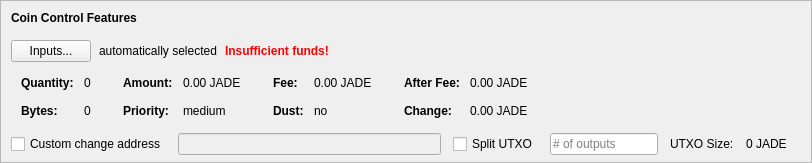
    <widget class="QFrame" name="frameCoinControl">
     <property name="sizePolicy">
      <sizepolicy hsizetype="Expanding" vsizetype="Expanding">
       <horstretch>0</horstretch>
       <verstretch>0</verstretch>
      </sizepolicy>
     </property>
     <property name="maximumSize">
      <size>
       <width>16777215</width>
       <height>16777215</height>
      </size>
     </property>
     <property name="frameShape">
      <enum>QFrame::StyledPanel</enum>
     </property>
     <property name="frameShadow">
      <enum>QFrame::Sunken</enum>
     </property>
     <layout class="QVBoxLayout" name="verticalLayoutCoinControl2">
      <property name="spacing">
       <number>0</number>
      </property>
      <property name="leftMargin">
       <number>0</number>
      </property>
      <property name="topMargin">
       <number>0</number>
      </property>
      <property name="rightMargin">
       <number>0</number>
      </property>
      <property name="bottomMargin">
       <number>6</number>
      </property>
      <item>
       <layout class="QVBoxLayout" name="verticalLayoutCoinControl" stretch="0,0,0,0,1">
        <property name="spacing">
         <number>0</number>
        </property>
        <property name="leftMargin">
         <number>10</number>
        </property>
        <property name="topMargin">
         <number>10</number>
        </property>
        <item>
         <layout class="QHBoxLayout" name="horizontalLayoutCoinControl1">
          <property name="bottomMargin">
           <number>15</number>
          </property>
          <item>
           <widget class="QLabel" name="labelCoinControlFeatures">
            <property name="sizePolicy">
             <sizepolicy hsizetype="Preferred" vsizetype="Maximum">
              <horstretch>0</horstretch>
              <verstretch>0</verstretch>
             </sizepolicy>
            </property>
            <property name="font">
             <font>
              <weight>75</weight>
              <bold>true</bold>
             </font>
            </property>
            <property name="styleSheet">
             <string notr="true">font-weight:bold;</string>
            </property>
            <property name="text">
             <string>Coin Control Features</string>
            </property>
           </widget>
          </item>
         </layout>
        </item>
        <item>
         <layout class="QHBoxLayout" name="horizontalLayoutCoinControl2" stretch="0,0,0,0">
          <property name="spacing">
           <number>8</number>
          </property>
          <property name="bottomMargin">
           <number>10</number>
          </property>
          <item>
           <widget class="QPushButton" name="pushButtonCoinControl">
            <property name="styleSheet">
             <string notr="true"/>
            </property>
            <property name="text">
             <string>Inputs...</string>
            </property>
            <property name="autoDefault">
             <bool>false</bool>
            </property>
           </widget>
          </item>
          <item>
           <widget class="QLabel" name="labelCoinControlAutomaticallySelected">
            <property name="text">
             <string>automatically selected</string>
            </property>
            <property name="margin">
             <number>5</number>
            </property>
           </widget>
          </item>
          <item>
           <widget class="QLabel" name="labelCoinControlInsuffFunds">
            <property name="font">
             <font>
              <weight>75</weight>
              <bold>true</bold>
             </font>
            </property>
            <property name="styleSheet">
             <string notr="true">color:red;font-weight:bold;</string>
            </property>
            <property name="text">
             <string>Insufficient funds!</string>
            </property>
            <property name="margin">
             <number>5</number>
            </property>
           </widget>
          </item>
          <item>
           <spacer name="horizontalSpacerCoinControl">
            <property name="orientation">
             <enum>Qt::Horizontal</enum>
            </property>
            <property name="sizeHint" stdset="0">
             <size>
              <width>40</width>
              <height>1</height>
             </size>
            </property>
           </spacer>
          </item>
         </layout>
        </item>
        <item>
         <widget class="QWidget" name="widgetCoinControl" native="true">
          <property name="sizePolicy">
           <sizepolicy hsizetype="Preferred" vsizetype="Preferred">
            <horstretch>0</horstretch>
            <verstretch>0</verstretch>
           </sizepolicy>
          </property>
          <property name="minimumSize">
           <size>
            <width>0</width>
            <height>0</height>
           </size>
          </property>
          <property name="styleSheet">
           <string notr="true"/>
          </property>
          <layout class="QHBoxLayout" name="horizontalLayoutCoinControl5">
           <property name="leftMargin">
            <number>0</number>
           </property>
           <property name="topMargin">
            <number>0</number>
           </property>
           <property name="rightMargin">
            <number>0</number>
           </property>
           <property name="bottomMargin">
            <number>0</number>
           </property>
           <item>
            <layout class="QHBoxLayout" name="horizontalLayoutCoinControl3" stretch="0,0,0,1">
             <property name="spacing">
              <number>20</number>
             </property>
             <property name="topMargin">
              <number>0</number>
             </property>
             <property name="bottomMargin">
              <number>10</number>
             </property>
             <item>
              <layout class="QFormLayout" name="formLayoutCoinControl1">
               <property name="horizontalSpacing">
                <number>10</number>
               </property>
               <property name="verticalSpacing">
                <number>14</number>
               </property>
               <property name="leftMargin">
                <number>10</number>
               </property>
               <property name="topMargin">
                <number>4</number>
               </property>
               <property name="rightMargin">
                <number>6</number>
               </property>
               <item row="0" column="0">
                <widget class="QLabel" name="labelCoinControlQuantityText">
                 <property name="font">
                  <font>
                   <weight>75</weight>
                   <bold>true</bold>
                  </font>
                 </property>
                 <property name="text">
                  <string>Quantity:</string>
                 </property>
                 <property name="margin">
                  <number>0</number>
                 </property>
                </widget>
               </item>
               <item row="0" column="1">
                <widget class="QLabel" name="labelCoinControlQuantity">
                 <property name="cursor">
                  <cursorShape>IBeamCursor</cursorShape>
                 </property>
                 <property name="contextMenuPolicy">
                  <enum>Qt::ActionsContextMenu</enum>
                 </property>
                 <property name="text">
                  <string notr="true">0</string>
                 </property>
                 <property name="margin">
                  <number>0</number>
                 </property>
                 <property name="textInteractionFlags">
                  <set>Qt::LinksAccessibleByMouse|Qt::TextSelectableByKeyboard|Qt::TextSelectableByMouse</set>
                 </property>
                </widget>
               </item>
               <item row="1" column="0">
                <widget class="QLabel" name="labelCoinControlBytesText">
                 <property name="font">
                  <font>
                   <weight>75</weight>
                   <bold>true</bold>
                  </font>
                 </property>
                 <property name="text">
                  <string>Bytes:</string>
                 </property>
                </widget>
               </item>
               <item row="1" column="1">
                <widget class="QLabel" name="labelCoinControlBytes">
                 <property name="cursor">
                  <cursorShape>IBeamCursor</cursorShape>
                 </property>
                 <property name="contextMenuPolicy">
                  <enum>Qt::ActionsContextMenu</enum>
                 </property>
                 <property name="text">
                  <string notr="true">0</string>
                 </property>
                 <property name="textInteractionFlags">
                  <set>Qt::LinksAccessibleByMouse|Qt::TextSelectableByKeyboard|Qt::TextSelectableByMouse</set>
                 </property>
                </widget>
               </item>
              </layout>
             </item>
             <item>
              <layout class="QFormLayout" name="formLayoutCoinControl2">
               <property name="horizontalSpacing">
                <number>10</number>
               </property>
               <property name="verticalSpacing">
                <number>14</number>
               </property>
               <property name="leftMargin">
                <number>6</number>
               </property>
               <property name="topMargin">
                <number>4</number>
               </property>
               <property name="rightMargin">
                <number>6</number>
               </property>
               <item row="0" column="0">
                <widget class="QLabel" name="labelCoinControlAmountText">
                 <property name="font">
                  <font>
                   <weight>75</weight>
                   <bold>true</bold>
                  </font>
                 </property>
                 <property name="text">
                  <string>Amount:</string>
                 </property>
                 <property name="margin">
                  <number>0</number>
                 </property>
                </widget>
               </item>
               <item row="0" column="1">
                <widget class="QLabel" name="labelCoinControlAmount">
                 <property name="cursor">
                  <cursorShape>IBeamCursor</cursorShape>
                 </property>
                 <property name="contextMenuPolicy">
                  <enum>Qt::ActionsContextMenu</enum>
                 </property>
                 <property name="text">
                  <string notr="true">0.00 JADE</string>
                 </property>
                 <property name="textInteractionFlags">
                  <set>Qt::LinksAccessibleByMouse|Qt::TextSelectableByKeyboard|Qt::TextSelectableByMouse</set>
                 </property>
                </widget>
               </item>
               <item row="1" column="0">
                <widget class="QLabel" name="labelCoinControlPriorityText">
                 <property name="font">
                  <font>
                   <weight>75</weight>
                   <bold>true</bold>
                  </font>
                 </property>
                 <property name="text">
                  <string>Priority:</string>
                 </property>
                </widget>
               </item>
               <item row="1" column="1">
                <widget class="QLabel" name="labelCoinControlPriority">
                 <property name="cursor">
                  <cursorShape>IBeamCursor</cursorShape>
                 </property>
                 <property name="contextMenuPolicy">
                  <enum>Qt::ActionsContextMenu</enum>
                 </property>
                 <property name="text">
                  <string>medium</string>
                 </property>
                 <property name="textInteractionFlags">
                  <set>Qt::LinksAccessibleByMouse|Qt::TextSelectableByKeyboard|Qt::TextSelectableByMouse</set>
                 </property>
                </widget>
               </item>
              </layout>
             </item>
             <item>
              <layout class="QFormLayout" name="formLayoutCoinControl3">
               <property name="horizontalSpacing">
                <number>10</number>
               </property>
               <property name="verticalSpacing">
                <number>14</number>
               </property>
               <property name="leftMargin">
                <number>6</number>
               </property>
               <property name="topMargin">
                <number>4</number>
               </property>
               <property name="rightMargin">
                <number>6</number>
               </property>
               <item row="0" column="0">
                <widget class="QLabel" name="labelCoinControlFeeText">
                 <property name="font">
                  <font>
                   <weight>75</weight>
                   <bold>true</bold>
                  </font>
                 </property>
                 <property name="text">
                  <string>Fee:</string>
                 </property>
                 <property name="margin">
                  <number>0</number>
                 </property>
                </widget>
               </item>
               <item row="0" column="1">
                <widget class="QLabel" name="labelCoinControlFee">
                 <property name="cursor">
                  <cursorShape>IBeamCursor</cursorShape>
                 </property>
                 <property name="contextMenuPolicy">
                  <enum>Qt::ActionsContextMenu</enum>
                 </property>
                 <property name="text">
                  <string notr="true">0.00 JADE</string>
                 </property>
                 <property name="textInteractionFlags">
                  <set>Qt::LinksAccessibleByMouse|Qt::TextSelectableByKeyboard|Qt::TextSelectableByMouse</set>
                 </property>
                </widget>
               </item>
               <item row="1" column="0">
                <widget class="QLabel" name="labelCoinControlLowOutputText">
                 <property name="font">
                  <font>
                   <weight>75</weight>
                   <bold>true</bold>
                  </font>
                 </property>
                 <property name="text">
                  <string>Dust:</string>
                 </property>
                </widget>
               </item>
               <item row="1" column="1">
                <widget class="QLabel" name="labelCoinControlLowOutput">
                 <property name="cursor">
                  <cursorShape>IBeamCursor</cursorShape>
                 </property>
                 <property name="contextMenuPolicy">
                  <enum>Qt::ActionsContextMenu</enum>
                 </property>
                 <property name="text">
                  <string>no</string>
                 </property>
                 <property name="textInteractionFlags">
                  <set>Qt::LinksAccessibleByMouse|Qt::TextSelectableByKeyboard|Qt::TextSelectableByMouse</set>
                 </property>
                </widget>
               </item>
              </layout>
             </item>
             <item>
              <layout class="QFormLayout" name="formLayoutCoinControl4">
               <property name="horizontalSpacing">
                <number>10</number>
               </property>
               <property name="verticalSpacing">
                <number>14</number>
               </property>
               <property name="leftMargin">
                <number>6</number>
               </property>
               <property name="topMargin">
                <number>4</number>
               </property>
               <property name="rightMargin">
                <number>6</number>
               </property>
               <item row="0" column="0">
                <widget class="QLabel" name="labelCoinControlAfterFeeText">
                 <property name="font">
                  <font>
                   <weight>75</weight>
                   <bold>true</bold>
                  </font>
                 </property>
                 <property name="text">
                  <string>After Fee:</string>
                 </property>
                 <property name="margin">
                  <number>0</number>
                 </property>
                </widget>
               </item>
               <item row="0" column="1">
                <widget class="QLabel" name="labelCoinControlAfterFee">
                 <property name="cursor">
                  <cursorShape>IBeamCursor</cursorShape>
                 </property>
                 <property name="contextMenuPolicy">
                  <enum>Qt::ActionsContextMenu</enum>
                 </property>
                 <property name="text">
                  <string notr="true">0.00 JADE</string>
                 </property>
                 <property name="textInteractionFlags">
                  <set>Qt::LinksAccessibleByMouse|Qt::TextSelectableByKeyboard|Qt::TextSelectableByMouse</set>
                 </property>
                </widget>
               </item>
               <item row="1" column="0">
                <widget class="QLabel" name="labelCoinControlChangeText">
                 <property name="font">
                  <font>
                   <weight>75</weight>
                   <bold>true</bold>
                  </font>
                 </property>
                 <property name="text">
                  <string>Change:</string>
                 </property>
                </widget>
               </item>
               <item row="1" column="1">
                <widget class="QLabel" name="labelCoinControlChange">
                 <property name="cursor">
                  <cursorShape>IBeamCursor</cursorShape>
                 </property>
                 <property name="contextMenuPolicy">
                  <enum>Qt::ActionsContextMenu</enum>
                 </property>
                 <property name="text">
                  <string notr="true">0.00 JADE</string>
                 </property>
                 <property name="textInteractionFlags">
                  <set>Qt::LinksAccessibleByMouse|Qt::TextSelectableByKeyboard|Qt::TextSelectableByMouse</set>
                 </property>
                </widget>
               </item>
              </layout>
             </item>
            </layout>
           </item>
          </layout>
         </widget>
        </item>
        <item>
         <layout class="QHBoxLayout" name="horizontalLayoutCoinControl4" stretch="0,0,0,0,0,0,0">
          <property name="spacing">
           <number>12</number>
          </property>
          <property name="sizeConstraint">
           <enum>QLayout::SetDefaultConstraint</enum>
          </property>
          <property name="topMargin">
           <number>5</number>
          </property>
          <property name="rightMargin">
           <number>5</number>
          </property>
          <item>
           <widget class="QCheckBox" name="checkBoxCoinControlChange">
            <property name="toolTip">
             <string>If this is activated, but the change address is empty or invalid, change will be sent to a newly generated address.</string>
            </property>
            <property name="text">
             <string>Custom change address</string>
            </property>
           </widget>
          </item>
          <item>
           <widget class="QValidatedLineEdit" name="lineEditCoinControlChange">
            <property name="enabled">
             <bool>false</bool>
            </property>
            <property name="sizePolicy">
             <sizepolicy hsizetype="Expanding" vsizetype="Fixed">
              <horstretch>0</horstretch>
              <verstretch>0</verstretch>
             </sizepolicy>
            </property>
           </widget>
          </item>
          <item>
           <widget class="QCheckBox" name="splitBlockCheckBox">
            <property name="text">
             <string>Split UTXO</string>
            </property>
           </widget>
          </item>
          <item>
           <widget class="QLineEdit" name="splitBlockLineEdit">
            <property name="sizePolicy">
             <sizepolicy hsizetype="Fixed" vsizetype="Fixed">
              <horstretch>50</horstretch>
              <verstretch>0</verstretch>
             </sizepolicy>
            </property>
            <property name="placeholderText">
             <string># of outputs</string>
            </property>
           </widget>
          </item>
          <item>
           <widget class="QLabel" name="labelBlockSizeText">
            <property name="text">
             <string>UTXO Size:</string>
            </property>
           </widget>
          </item>
          <item>
           <widget class="QLabel" name="labelBlockSize">
            <property name="text">
             <string>0 JADE</string>
            </property>
           </widget>
          </item>
          <item>
           <widget class="QLabel" name="labelCoinControlChangeLabel">
            <property name="sizePolicy">
             <sizepolicy hsizetype="Preferred" vsizetype="Expanding">
              <horstretch>0</horstretch>
              <verstretch>0</verstretch>
             </sizepolicy>
            </property>
            <property name="minimumSize">
             <size>
              <width>0</width>
              <height>0</height>
             </size>
            </property>
            <property name="text">
             <string/>
            </property>
            <property name="margin">
             <number>3</number>
            </property>
           </widget>
          </item>
         </layout>
        </item>
        <item>
         <spacer name="verticalSpacerCoinControl">
          <property name="orientation">
           <enum>Qt::Vertical</enum>
          </property>
          <property name="sizeHint" stdset="0">
           <size>
            <width>800</width>
            <height>1</height>
           </size>
          </property>
         </spacer>
        </item>
       </layout>
      </item>
     </layout>
    </widget>
